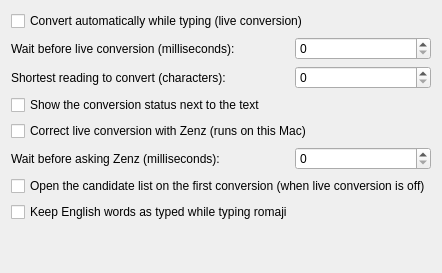
       <widget class="QWidget" name="liveConversionTab">
        <attribute name="title">
         <string>Live conversion</string>
        </attribute>
        <layout class="QGridLayout" name="liveConversionTabLayout">
         <item row="0" column="0" colspan="3">
          <widget class="QCheckBox" name="liveConversionCheckBox">
           <property name="text">
            <string>Convert automatically while typing (live conversion)</string>
           </property>
          </widget>
         </item>
         <item row="1" column="0" colspan="2">
          <widget class="QLabel" name="liveConversionDelayLabel">
           <property name="text">
            <string>Wait before live conversion (milliseconds):</string>
           </property>
          </widget>
         </item>
         <item row="1" column="2">
          <widget class="QSpinBox" name="liveConversionDelaySpinBox"/>
         </item>
         <item row="2" column="0" colspan="2">
          <widget class="QLabel" name="liveConversionMinKeyLengthLabel">
           <property name="text">
            <string>Shortest reading to convert (characters):</string>
           </property>
          </widget>
         </item>
         <item row="2" column="2">
          <widget class="QSpinBox" name="liveConversionMinKeyLengthSpinBox"/>
         </item>
         <item row="3" column="0" colspan="3">
          <widget class="QCheckBox" name="conversionStatusIndicatorCheckBox">
           <property name="text">
            <string>Show the conversion status next to the text</string>
           </property>
          </widget>
         </item>
         <item row="4" column="0" colspan="3">
          <widget class="QCheckBox" name="zenzCorrectionCheckBox">
           <property name="text">
            <string>Correct live conversion with Zenz (runs on this Mac)</string>
           </property>
          </widget>
         </item>
         <item row="5" column="0" colspan="2">
          <widget class="QLabel" name="zenzDelayLabel">
           <property name="text">
            <string>Wait before asking Zenz (milliseconds):</string>
           </property>
          </widget>
         </item>
         <item row="5" column="2">
          <widget class="QSpinBox" name="zenzDelaySpinBox"/>
         </item>
         <item row="6" column="0" colspan="3">
          <widget class="QCheckBox" name="initialCandidateWindowCheckBox">
           <property name="text">
            <string>Open the candidate list on the first conversion (when live conversion is off)</string>
           </property>
          </widget>
         </item>
         <item row="7" column="0" colspan="3">
          <widget class="QCheckBox" name="automaticEnglishCheckBox">
           <property name="text">
            <string>Keep English words as typed while typing romaji</string>
           </property>
          </widget>
         </item>
         <item row="8" column="0">
          <spacer name="liveConversionTabBottomSpacer">
           <property name="orientation">
            <enum>Qt::Orientation::Vertical</enum>
           </property>
           <property name="sizeHint" stdset="0">
            <size>
             <width>20</width>
             <height>40</height>
            </size>
           </property>
          </spacer>
         </item>
        </layout>
       </widget>
